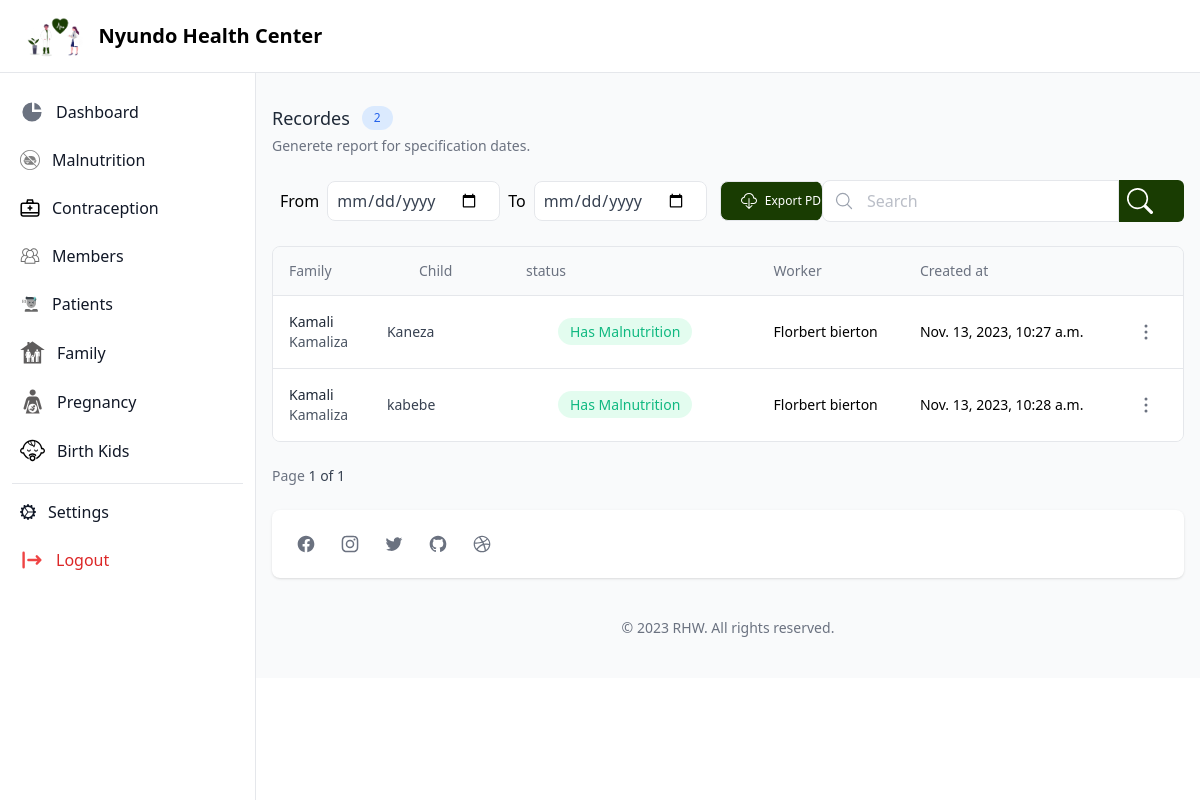
Before: /malnutrition/ (signed in) with the older database file.
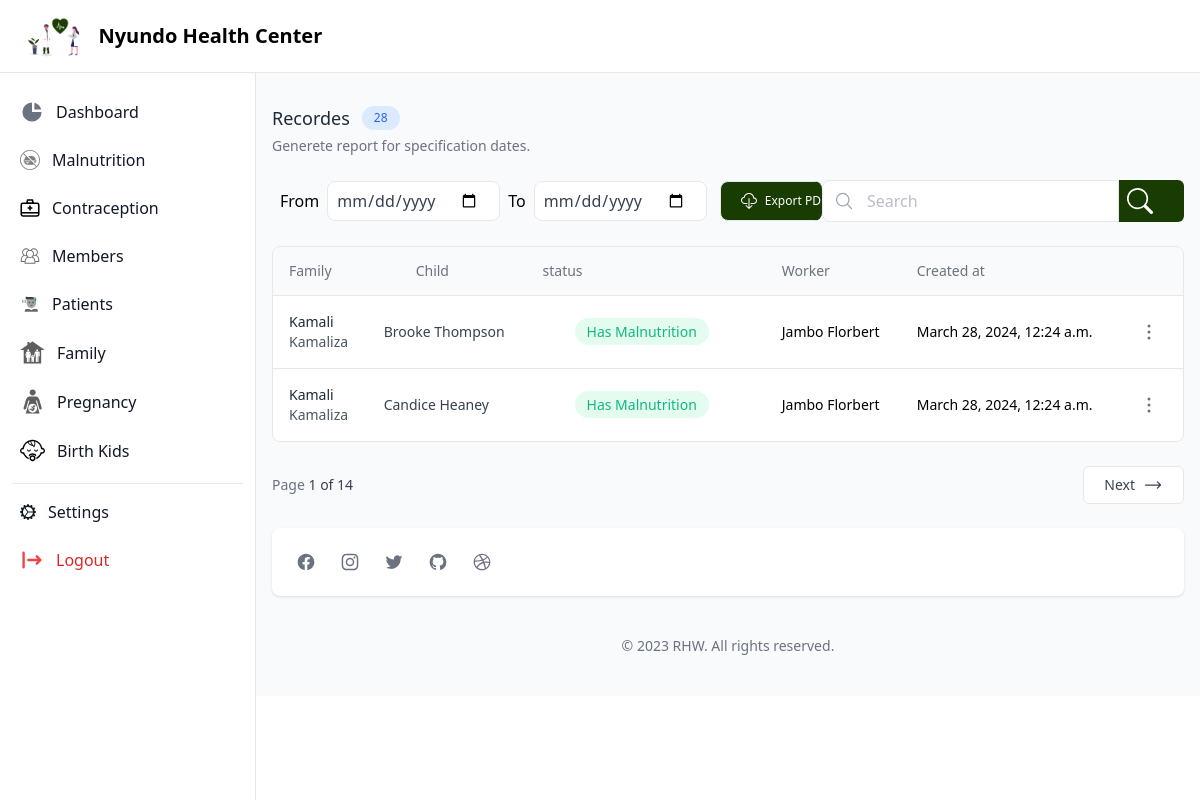
After: the same page with the newer database file.
### home/models.py (models this page shows, shortened)
class Malnutrition(models.Model):
    id = models.UUIDField(default=uuid.uuid4, primary_key=True, editable=False)
    family=models.ForeignKey(HouseHold,related_name='family_malnutrition',on_delete=models.CASCADE)
    child_full_name=models.CharField(max_length=250)
    has_malnutrition=models.BooleanField(default=True)
    worker=models.ForeignKey(User,related_name='umujyanama_malnutrition',on_delete=models.CASCADE)
    created_on = models.DateTimeField(_("created on"), auto_now_add=True)
    class Meta:
        verbose_name = _("Child  Malnutrition")
        verbose_name_plural = _("Children  Malnutrition")
        ordering = ('child_full_name',)

class HouseHold(models.Model):
    id = models.UUIDField(default=uuid.uuid4, primary_key=True, editable=False)
    father_full_name=models.CharField(max_length=250)
    father_id_no= models.CharField(_("father_identification_number"),max_length=16)
    mother_full_name=models.CharField(max_length=250)
    mother_id_no= models.CharField(_("mother_identification_number"),max_length=16)
    number_child=models.IntegerField(default=0)
    phone_number=models.CharField(max_length=16)
    worker=models.ForeignKey(User,related_name='umujyanama_family',on_delete=models.CASCADE)
    village=models.ForeignKey(Village,related_name='family_village',on_delete=models.CASCADE)
    created_on = models.DateTimeField(_("created on"), auto_now_add=True)
    class Meta:
        verbose_name = _("House Hold")
        verbose_name_plural = _("House Hold")
        ordering = ('father_full_name',)

### accounts/models.py (models this page shows, shortened)
class User(AbstractBaseUser, PermissionsMixin):
    ADMIN="ADMIN"
    UMUJYANAMA="UMUJYANAMA"
    HC="HC"
    STAFF="STAFF"
    RSSB="RSSB"
    RAMA="RAMA"
    USER_TYPE_CHOICE = (
        (ADMIN,"Super User"),
        (STAFF,"Staff User"),
        (UMUJYANAMA,"Umujyana"),
        (HC,"Health Center"),
    )
    id = models.UUIDField(default=uuid.uuid4, primary_key=True, editable=False)
    email = models.EmailField("email address", max_length=255, unique=True,blank=True,null=True)
    full_name = models.CharField(_("full name"), max_length=100)
    username = models.CharField(_("username"), max_length=100, unique=True)
    phone_number = models.CharField(
        _("phone number"), max_length=255,unique=True,validators=[
            MinLengthValidator(limit_value=13),
            MaxLengthValidator(limit_value=13)
        ]
    )
    identification_number= models.CharField(_("identification_number"),max_length=255,validators=[
            MinLengthValidator(limit_value=16),
            MaxLengthValidator(limit_value=16)
        ])
    user_type = models.CharField(
        _("user type"), choices=USER_TYPE_CHOICE, max_length=50, default=UMUJYANAMA
    )
    is_active = models.BooleanField(_("is active"), default=True)
    is_staff = models.BooleanField(_("staff"), default=False)
    is_first_login = models.BooleanField(_("staff"), default=True)
    admin = models.BooleanField(_("admin"), default=False)  # a admin
    created_on = models.DateTimeField(_("created on"), auto_now_add=True)
    objects = UserManager()
    USERNAME_FIELD = _("username")
    REQUIRED_FIELDS = ["email","full_name"]
    def __str__(self):  # __unicode__ on Python 2O
        return self.full_name
    @property
    def clinic_members(self):
        return self.clinic.members.all()

### accounts/decoration.py (the view)
    def wrap(request, *args, **kwargs):
        if request.user.user_type ==User.HC:
            return function(request, *args, **kwargs)
        else:
            raise PermissionDenied

### accounts/decoration.py (called while the page is built)
def is_health_center(function):
    def wrap(request, *args, **kwargs):
        if request.user.user_type ==User.HC:
            return function(request, *args, **kwargs)
        else:
            raise PermissionDenied
    wrap.__doc__ = function.__doc__
    wrap.__name__ = function.__name__
    return wrap

### healthCenter/views.py (called while the page is built, shortened)
@is_health_center
def malnutrition(request):
    memebrs=request.user.clinic_members
    all_mal=Malnutrition.objects.filter(worker__in=memebrs,has_malnutrition=True)
    paginator=Paginator(all_mal, 2)
    page_number = request.GET.get("page")
    page_obj = paginator.get_page(page_number)
    context={
        "all_mal":page_obj,
        "page_number":page_number,
        "count":paginator.num_pages,
        "c_record":all_mal.count()
    }
    return render(request,'healtfeature/malnutrition.html',context)

### healthCenter/templates/healtfeature/malnutrition.html (shortened to what the changed rows need)
{% extends 'base/healthCenter/base.html'%}
{% block main%}
<section class="container px-4 mx-auto mt-10">
    <div class="sm:flex sm:items-center sm:justify-between">
        <div>
            <div class="flex items-center gap-x-3">
                <h2 class="text-lg font-medium text-gray-800 ">Recordes</h2>
                <span class="px-3 py-1 text-xs text-blue-600 bg-blue-100 rounded-full ">{{c_record}}</span>
            </div>
        </div>
    </div>
    <div class="flex flex-col mt-6">
        <div class="-mx-4 -my-2 overflow-x-auto sm:-mx-6 lg:-mx-8">
            <div class="inline-block min-w-full py-2 align-middle md:px-6 lg:px-8">
                <div class="overflow-hidden border border-gray-200 dark:border-gray-700 md:rounded-lg">
                    <table class="min-w-full divide-y divide-gray-200 dark:divide-gray-700">
                        <thead class="bg-gray-50 dark:bg-gray-800">
                            <tr>
                                <th scope="col" class="py-3.5 px-4 text-sm font-normal text-left rtl:text-right text-gray-500 dark:text-gray-400">
                                    <button class="flex items-center gap-x-3 focus:outline-none">
                                        <span>Family</span>
                                    </button>
                                </th>
                                <th scope="col" class="px-12 py-3.5 text-sm font-normal text-left rtl:text-right text-gray-500 dark:text-gray-400">
                                    Child
                                </th>
                                <th scope="col" class="px-4 py-3.5 text-sm font-normal text-left rtl:text-right text-gray-500 dark:text-gray-400">
                                    status
                                </th>
                                <th scope="col" class="px-4 py-3.5 text-sm font-normal text-left rtl:text-right text-gray-500 dark:text-gray-400">Worker</th>
                                <th scope="col" class="px-4 py-3.5 text-sm font-normal text-left rtl:text-right text-gray-500 dark:text-gray-400">Created at</th>
                                <th scope="col" class="relative py-3.5 px-4">
                                </th>
                            </tr>
                        </thead>
                        <tbody class="bg-white divide-y divide-gray-200 dark:divide-gray-700 dark:bg-gray-900">
                            {% for contact in all_mal %}
                            <tr>
                                <td class="px-4 py-4 text-sm font-medium whitespace-nowrap">
                                    <div>
                                        <h2 class="font-medium text-gray-800 dark:text-white ">{{contact.family.father_full_name}}</h2>
                                        <p class="text-sm font-normal text-gray-600 dark:text-gray-400">{{contact.family.mother_full_name}}</p>
                                    </div>
                                </td>
                                <td class="px-4 py-4 text-sm whitespace-nowrap">
                                    <div>
                                        <h4 class="text-gray-700 dark:text-gray-200">{{contact.child_full_name}}</h4>
                                    </div>
                                </td>
                                <td class="px-12 py-4 text-sm font-medium whitespace-nowrap">
                                    <div class="inline px-3 py-1 text-sm font-normal rounded-full text-emerald-500 gap-x-2 bg-emerald-100/60 dark:bg-gray-800">
                                       Has Malnutrition
                                    </div>
                                </td>
                                <td class="px-4 py-4 text-sm whitespace-nowrap">
                                    <div class="flex items-center">
                                       {{contact.worker}}
                                    </div>
                                </td>
                                <td class="px-4 py-4 text-sm whitespace-nowrap">
                                    {{contact.created_on}}
                                </td>
                                <td class="px-4 py-4 text-sm whitespace-nowrap">
                                    <button class="px-1 py-1 text-gray-500 transition-colors duration-200 rounded-lg dark:text-gray-300 hover:bg-gray-100">
                                    </button>
                                </td>
                            </tr>
                            {% endfor %}
                        </tbody>
                    </table>
                </div>
            </div>
        </div>
    </div>
    <div class="mt-6 sm:flex sm:items-center sm:justify-between ">
        <div class="text-sm text-gray-500 dark:text-gray-400">
            Page <span class="font-medium text-gray-700">{%if page_number%}{{page_number}}{% else %} 1{%endif%} of {{count}}</span>
        </div>
        <div class="flex items-center mt-4 gap-x-4 sm:mt-0">
            {% if all_mal.has_next %}
            <a href="?page={{ all_mal.next_page_number }}" class="flex items-center justify-center w-1/2 px-5 py-2 text-sm text-gray-700 capitalize transition-colors duration-200 bg-white border rounded-md sm:w-auto gap-x-2 hover:bg-gray-100 dark:bg-gray-900 dark:text-gray-200 dark:border-gray-700 dark:hover:bg-gray-800">
                <span>
                    Next
                </span>
                <svg xmlns="http://www.w3.org/2000/svg" fill="none" viewBox="0 0 24 24" stroke-width="1.5" stroke="currentColor" class="w-5 h-5 rtl:-scale-x-100">
                    <path stroke-linecap="round" stroke-linejoin="round" d="M17.25 8.25L21 12m0 0l-3.75 3.75M21 12H3" />
                </svg>
            </a>
            {%endif%}
        </div>
    </div>
</section>
{% endblock%}

Changed rows visible on the page:
no longer on this page (row unchanged): Malnutrition: family.father_full_name "Kamali", family.mother_full_name "Kamaliza", child_full_name "Kaneza", worker "Florbert bierton", created_on "Nov. 13, 2023, 10:27 a.m."
no longer on this page (row unchanged): Malnutrition: family.father_full_name "Kamali", family.mother_full_name "Kamaliza", child_full_name "kabebe", worker "Florbert bierton", created_on "Nov. 13, 2023, 10:28 a.m."
added Malnutrition: family.father_full_name "Kamali", family.mother_full_name "Kamaliza", child_full_name "Brooke Thompson", worker "Jambo Florbert", created_on "March 28, 2024, 12:24 a.m."
added Malnutrition: family.father_full_name "Kamali", family.mother_full_name "Kamaliza", child_full_name "Candice Heaney", worker "Jambo Florbert", created_on "March 28, 2024, 12:24 a.m."
Other visible differences:
{{ c_record }}: "2" → "28"
{{ count }}: "1" → "14"
text now shown: "Next"
